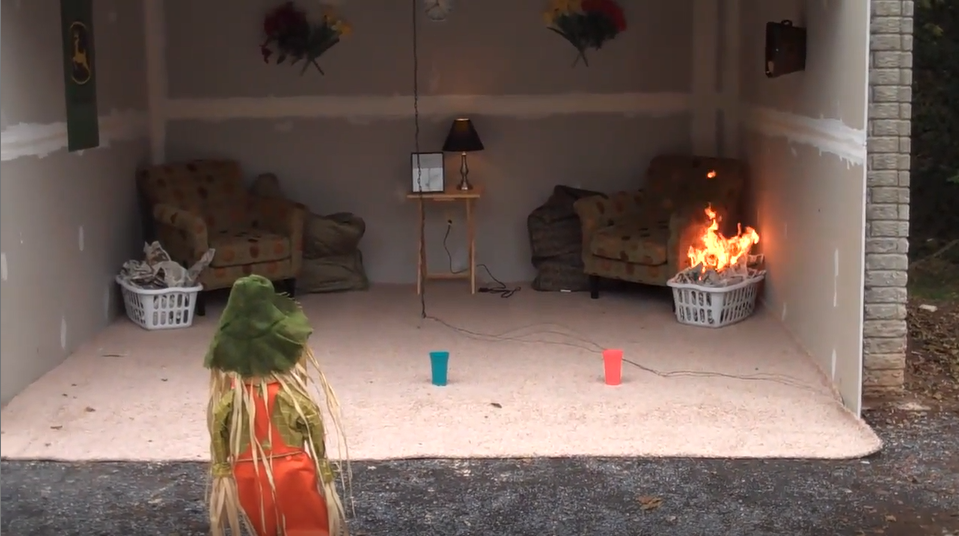
#> input picture single_frame.png, 959 x 536 px, given as the content of the folder DA/algorithms/review_object_detection_metrics/firenet/images, which was not available
$ python fire_detect_v6_mAP.py
#> lines starting #> are read from the running program, lines starting #| are printed output that depends on the picture; after the words box and inside, x2 and y2 are one past the last pixel; in counts of white or black regions, pixels touching at a corner belong together; pictures that were not available may be replaced by others from this repository, and a replacement may not be noted
#########################
#ECE 183DA Team Melpomene
#########################
#6th iteration of fire detection model that sends coordinates to the control algorithm

import numpy as np
import cv2
import time
import os

def pascal_writer (filename, xmin, ymin, width, height):
    # create pascal voc writer (image_path, width, height)
    filename = os.path.splitext(filename)[0]
    with open('review_object_detection_metrics/detections/' + filename + '.txt', 'w') as f:
        write_path = 'fire 100 {} {} {} {}\n'.format(xmin, ymin, width, height)
        f.write(write_path)

def make_720p():
    cap.set(3, 1280)
    cap.set(4, 720)

def make_480p():
    cap.set(3, 640)
    cap.set(4, 480)

def iterate_state(state):
    #state 0 = data collection
    #state 1 = extinguish
    #state 2 = reset
    if state == 2:
        state = 0
        return state
    state += 1
    return state

state = 0 #data collection
xml_path = r"C:\Users\Alex Chen\Google Drive (yoyohc10@g.ucla.edu)\Fourth Year 2021-2022\Winter Quarter\ECE183DA\algorithms\Fire Detection Algorithm\cascades\20_300_18.xml"
fire_cascade = cv2.CascadeClassifier(xml_path) #xml is the parameters of our classifier

pos_dir = r"C:\Users\Alex Chen\Google Drive (yoyohc10@g.ucla.edu)\Fourth Year 2021-2022\Winter Quarter\ECE183DA\algorithms\review_object_detection_metrics\firenet\images"
sorted = os.listdir(pos_dir)
print(sorted)
# cap = cv2.VideoCapture(video_file) #start video capturing
for filename in sorted:    # make_480p()
    file = os.path.join(pos_dir, filename)
    img = cv2.imread(file)
#> img is the input picture: shape (536, 959, 3); mean B, G, R 86.2, 93.8, 111.8
    gray = cv2.cvtColor(img,cv2.COLOR_BGR2GRAY) #convert image to grayscale
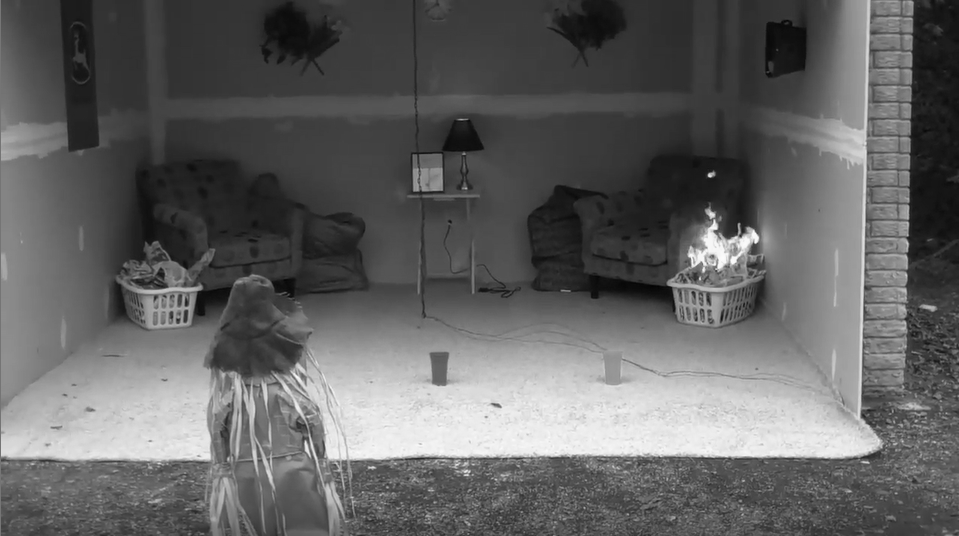
#> gray: shape (536, 959); min 2, max 251, mean 98.3

    blur = cv2.GaussianBlur(img, (21, 21), 0)
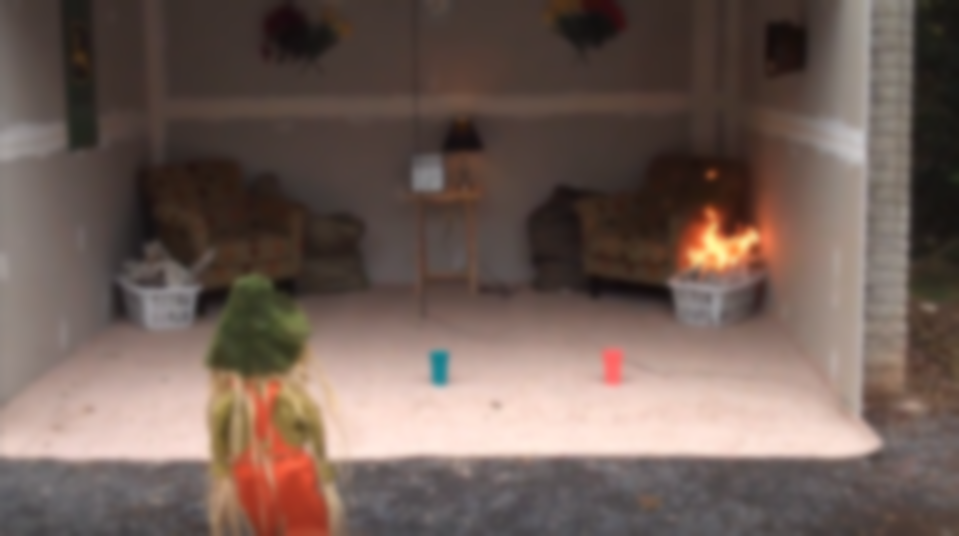
#> blur: shape (536, 959, 3); mean B, G, R 86.2, 93.8, 111.8
    hsv = cv2.cvtColor(blur, cv2.COLOR_BGR2HSV)
#> hsv: shape (536, 959, 3); mean H, S, V 23.4, 63.4, 111.9

    lower = [0, 0, 255] #white
    upper = [30, 255, 255] #yellow
    lower = np.array(lower, dtype="uint8")
    upper = np.array(upper, dtype="uint8")
    mask = cv2.inRange(hsv, lower, upper)
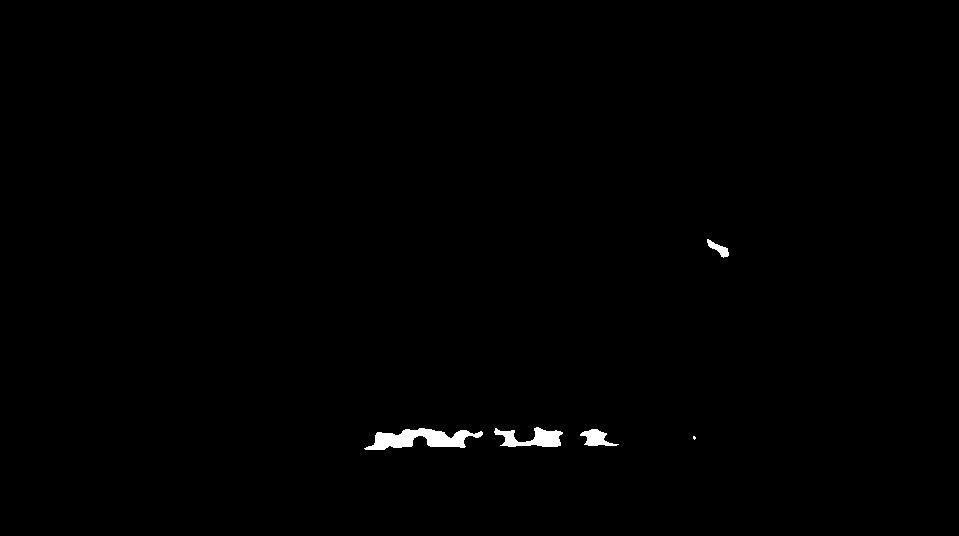
#> mask: shape (536, 959); 0.52% white; 5 white regions (1 under 20 px), largest, box (x1, y1, x2, y2) and area: (364, 428, 483, 450) 1408, (494, 427, 563, 447) 755, (580, 429, 619, 446) 353, (707, 239, 729, 258) 171

    output = cv2.bitwise_and(img, hsv, mask=mask)
    #detectmultiscale returns a list of rectangles that are detected as fires
    fire = fire_cascade.detectMultiScale(gray, 12, 5) #detectMultiScale expects a grayscale image. Can try with img instead of gray
#> fire = ()
    for (x,y,w,h) in fire: #(x,y) is the coordinate of the top left of the bounding box
        cv2.rectangle(img,(x,y),(x+w,y+h),(0,0,255),2) #create bounding box around fire detected
        roi_gray = gray[y:y+h, x:x+w] #roi in grayscale to send to control algo
        roi_color = img[y:y+h, x:x+w] #roi in color to send to control algo
        no_red = cv2.countNonZero(mask[y:y+h, x:x+w]) #count number of fire pixels within the bounding box frame
        print(no_red)
        if no_red > 60:
            # img[y:y+h, x:x+w,:] = output[y:y+h, x:x+w,:]
            pascal_writer(filename, x,y,w,h)
            fire_present = True
            print( 'Fire area is ' + str(w*h) + ' pixels squared')
            print( 'Center of fire is at pixel coordinates ' + str([int((x+(x+w))/2), int((y+(y+h))/2)])) #take middle of rectangle width and the bottom of the box as coordinates
        else:
            fire_present = False
#> this loop made 0 passes
        # [10 lines of commented-out code are left out]
cv2.destroyAllWindows()
